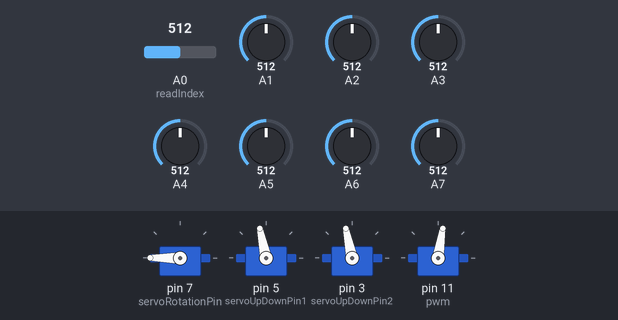
Bench run of a sketch on a simulated Arduino Uno, built with avr-gcc and run on an emulated ATmega328P. Parts: 4 × servo. Inputs (shaded band) come from the test bench; at power-on: A0 (readIndex) = 512, A1 = 512, A2 = 512, A3 = 512, A4 = 512, A5 = 512, A6 = 512, A7 = 512.

Above: at 3.2 s.
3.3 s: A0 (readIndex) set to 706
4.8 s: A0 (readIndex) set to 724
At 6.6 s:
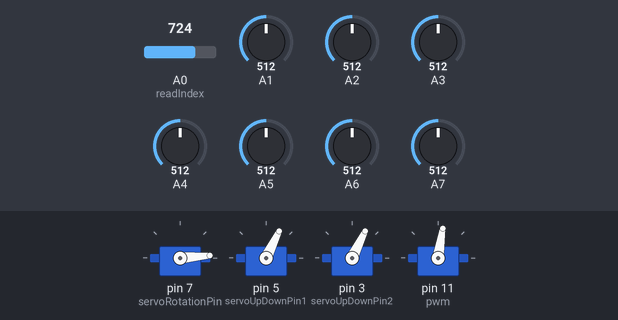
At 22.6 s:
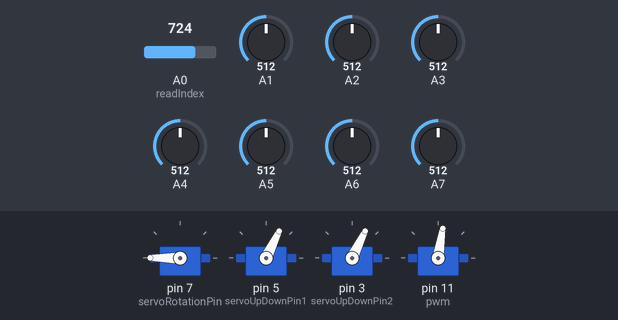
Timing chart, 0 to 24.3 s (numbered marks = the images above; inputs shaded):
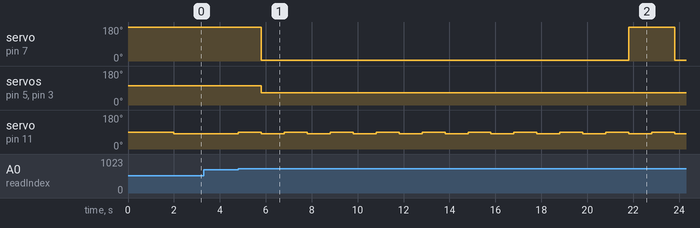

Measured:
- the behaviour switches between 712 and 713 on A0 (readIndex) (found by bisection; images 0 and 1)
- after the input at 3.3 s, every drawn part: stays the same
- after the input at 4.8 s, servo on pin 7 (servoRotationPin): 180° → 5° after 1.0 s, → 180° 16.0 s later, → 5° 2.0 s later; servo on pin 5 (servoUpDownPin1), servo on pin 3 (servoUpDownPin2): 102° → 64° after 1.0 s; servo on pin 11 (pwm): alternates 90° for 1.0 s and 81° for 1.0 s, starting at once

The sketch:

Code_drive.ino
```cpp
/////----- Written by: 4A06 SprungKraft Group Eng Phys McMaster
/////----- This is the main structure for the code of SprungKraft

//---IMPT------ Standardised Reference Point-----IMPT---//
//Sensors   - 0   1   2   3   4   5   6   7   8   9 CLOCKWISE NUMBERING
//Angle     - 0   36  72  108 144 180 216 252 288 324

#include <Servo.h>


/////////////intiation variables for SERVO control////////////
#define servoUpDownPin1 5
#define servoUpDownPin2 3
#define servoRotationPin 7
Servo myservoAngle;
Servo myservoUpDown1;
Servo myservoUpDown2;

////////////intiation variables for ESC control///////////

#define pwm 11
Servo driveMotor; // create motor object
volatile int setVal; // analog read value

////////////intiation variables for EDGE DETECTION TO WHEEL ANGLE///////////////////
const int numReadings = 10; //---> change to number of sensors you want to read out of 10
int readings[numReadings];  //---> Array to keep track of sensors first analogue readings
int readings2[numReadings]; //---> Array to keep track of sensors analogue readings
int readIndex = 0; //----> Variable used for indexing
int diffReadings[numReadings]; //----> Array used to keep track of differences between current an previous readings
int edgeTrack[numReadings]={0}; //----> Array to keep track of which sensors is indicated to be close to edge
int angleTrack[10]={0,36,72,108,144,180,216,252,288,324}; //---> Array to retrieving sensor's angle data
int angleTable; //-----> Variable for angle of table relative to reference sensor 0
int anglePuck; //-----> Variable for angle of movement of puck relative to reference sensor 0
int angleBounce; //-----> Variable for angle that the puck should move in
int wheelAngle; //-----> Variable for angle that wheel should change to
int wheelDir; //---> Variable for whether wheels hould move forward or reverse: 1 for forward, 0 for backward
//int setVal=7;
//////////////////////////////////////
//A0-A5, A6-A11 (4,6,8,9,10,12)
// pointers to X and Y readings
volatile byte xydat[4];
int16_t *x = (int16_t *) &xydat[0];
int16_t *y = (int16_t *) &xydat[2];

int ncs = 10;

void setup() {
  // put your setup code here, to run once:
  Serial.begin(9600);
  ///////--- To retrieve first set of readings for edge ---/////////
  //////--- CAN DO TESTING HERE----/////// ********* To add code for sensor testing
  while ( readIndex < numReadings){
  readings[readIndex] = analogRead(readIndex);
  readIndex = readIndex+1;
  }
  readIndex=0;

  //////servos pins setup////////
  myservoAngle.attach(servoRotationPin);
  myservoUpDown1.attach(servoUpDownPin1);
  myservoUpDown2.attach(servoUpDownPin2);
  //Serial.write("Setup Done");
  driveMotor.attach(pwm);
  angleBounce=0;
  //wheelAngle=0;
  wheel();
  servoUp();
  servoRotation();
  driveMotor.write(0);
  driveMotor.write(90);
  delay(2000);
  drive();
}

//The 2nd loop in the main loop is the code to read and analyse the difference between current and previous reading
// This codes compare the current and previous edge sensor readings and whenever there is a difference of
// more than a 100, it will set a value in the edgeTrack array, to say which sensor is high. Such as
// when sensor 4 has a 100 difference, it will set the edgeTrack index 4 to 1.
// Following this, whenever there is a sensor that is set to 1 in edgeTrack, it will also check if
// the current reading for the sensor is above 600 (which indicate that the sensor is very close to the edge).
// If it is, it will run the function: angle_change().

void loop() {
  //Get angle of table, reference to sensor 1
  //angleTable=readAngle();
  //servoUp();
  for (int i=0;i<numReadings;i=i+1){
    readings2[i] = analogRead(i);
  }
  for (int i=0;i<numReadings;i=i+1){
    diffReadings[i]=readings2[i]-readings[i];
    //Serial.println(diffReadings[i]);
    if (diffReadings[i]>200){ //double check, if the puck is really really moving slowly to the edge, maybe no changes will be >100
      edgeTrack[i]=1;
    }
    if (edgeTrack[i]==1){
      if (readings2[i]>400){
        driveMotor.write(90);
        delay(1000);
        servoUp();
        angleTable=angle_change();
        for (int k=0;k<numReadings;k=k+1){
          edgeTrack[k]=0;}
          //Serial.println(angleTable);
          //---------continue as edge is close-------------//

          //Get angle of puck, reference to sensor 1 (VIKTOR'S CODE)
          //anglePuck=ADNS_main();

          anglePuck=angleBounce;
          //Serial.print(angleTable);
          //Serial.print(',');
          //get bouncing angle

          angleBounce=bounceAngle();
          //function to correct angle and wheel direction for wheel angle limitation, amend according to angle limitation
          wheel();
          servoRotation();// rotate top servo for wheel angle
          //function to run motor with direction given by wheelDir (JON'S CODES)
          //setVal= motorCal();
          //driveMotor.write(setVal);  // send speed command to ESC
          //Drop down wheel
          servoDown();
          drive();
          delay(1000);
    }
    }
  }
}

void drive(){
  if (wheelDir==1){//forward
   //0-90 or 90 to 180, according to motor calibration
   driveMotor.write(95);
  }
  else{//backwards
    //0-90 or 90-180, according to motor calibration
    driveMotor.write(81);
  }
}

///----- This is the function to return angle of table with reference to sensor 0.
///----- Based on testing, when there two sensors that have differences of 100 before any sensor hits 600 in reading,
///----- the angle will be approximately halfway between that two sensors.
///----- If only one sensor has difference of 100 before any hits 600 in reading, the angle will be approximately
///----- be that  of the sensor.
///----- If three sensors have difference of 100 before any hits 600 in reading, the angle will be approximately
///----- that of the sensor in the middle.
int angle_change(){
   for (int j=0;j<numReadings;j=j+1){ // goes through edgeTrack and see if any is high
    if (edgeTrack[j]==1){
/// if any is high, check the next three sensors readings, except for the second last and last index
/// if the first index is high, need to check for sensors 8 and 9
      if (j==0){ // Sensor 0 is high
        if (edgeTrack[numReadings-1]==1){
          if (edgeTrack[1]==1){ // sensor 9,0,1
            return angleTrack[j];
          }
          if (edgeTrack[numReadings-2]==1){// sensor 8,9,0
            return angleTrack[numReadings-1];
          }
          else{// between sensor 0 and 9
            return 360-18;
          }
        }
        else{
          if (edgeTrack[1]==1 && edgeTrack[2]==1){//Sensor 0,1,2
            return angleTrack[1];
          }
           if (edgeTrack[1]==1 && edgeTrack[2]==0){//Sensor 0,1
            return angleTrack[0]+18;
          }
        }
      }

      if (j==numReadings-1){//this is so that it does not read beyond index //sensor 9
        return angleTrack[j];
        }

      if (j==numReadings-2){
        if (edgeTrack[j+1]==1){ //sensor 8,9
          return angleTrack[j]+18;
        }
        else{//sensor 8
          return angleTrack[j];
          }
          }

      else{
        if (edgeTrack[j+1]==1 && edgeTrack[j+2]==0){
          return angleTrack[j]+18;
          }
          if(edgeTrack[j+1]==1 && edgeTrack[j+2]==1){
            return angleTrack[j+1];
            }
            else{
              return angleTrack[j];
              }
              }
    }
   }
}

//code to calculate the bounce angle indicating movement direction and table edge
int bounceAngle(){
  int bounce;
  if (anglePuck<angleTable){
    bounce= angleTable-180+(angleTable-anglePuck);
  }
  else{
    bounce= angleTable+180-(anglePuck-angleTable);
  }
  if (bounce<0){
    bounce=360-bounce;
  }
  if (bounce>=360){
    bounce=bounce-360;
  }
  return bounce;
}

void wheel(){
  //wheel can go limited angle from between (angle  to 288)
  if (angleBounce>200){
   angleBounce= angleBounce-180;
   wheelDir=1;//forward
  }
  //if (angleBounce<0){
  //  angleBounce= angleBounce+180;
  //  wheelDir=0;
  //}
  if (angleBounce>=0 && angleBounce<=200){
    wheelDir=0; //backwards
  }
}

void servoUp(){
  myservoUpDown1.writeMicroseconds(1600);
  myservoUpDown2.writeMicroseconds(1600);
}

void servoDown(){
  myservoUpDown1.writeMicroseconds(1200);
  myservoUpDown2.writeMicroseconds(1200);
}

void servoRotation(){
  int startAngle=0; //Correspond to 2400us update according to calibration Max
  int endAngle=200; //Correspond to 600us
  int caliAngle=(((angleBounce-endAngle)/(startAngle-endAngle))*(2400-600))+600;
  myservoAngle.writeMicroseconds(caliAngle);
}

//------- function to determine motor speed input-----//
int motorCal(){
  //GET SPEED FROM mouse sensor//
  //Calibrate speed
  if (wheelDir==1){
   //0-90 or 90 to 180, according to motor calibration

  }
  else{
    //0-90 or 90-180, according to motor calibration

  }
}
```

Source omitted: firmware.ino (data table, 18932 bytes)
